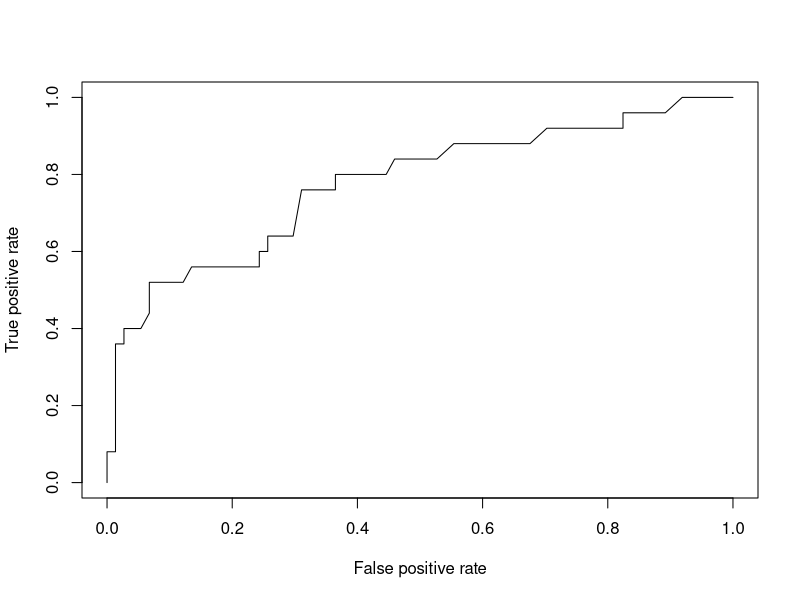
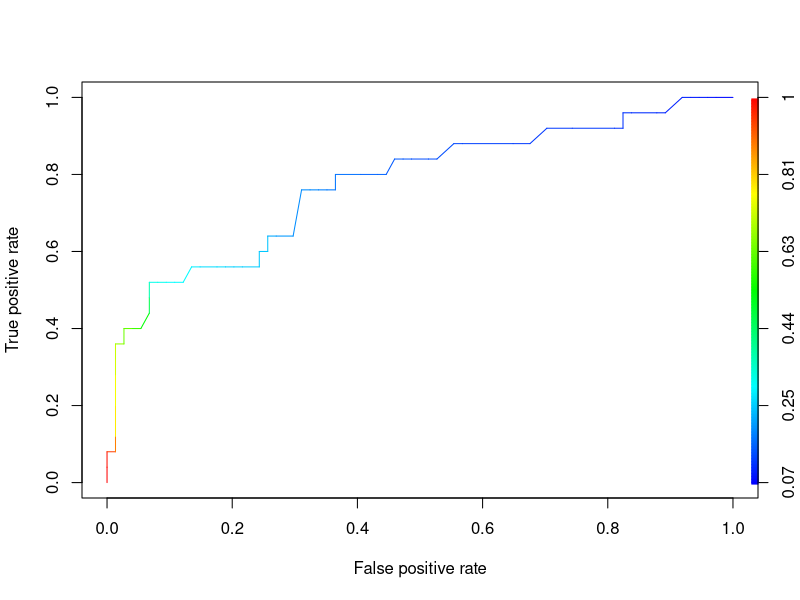
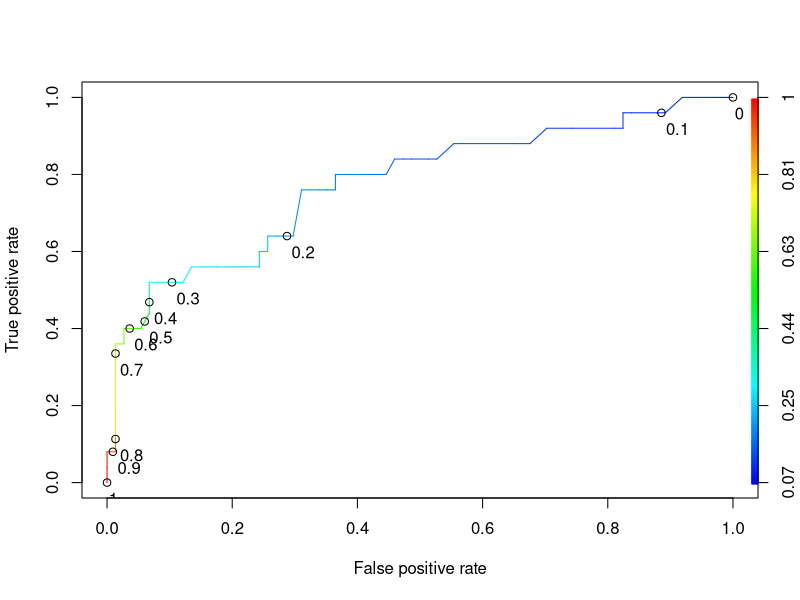

R code for these plots, in order:
library(caTools)

quality <- read.csv("datasets/quality.csv")
str(quality)
table(quality$PoorCare)

## split data into training and testing sets
set.seed(88)
split <- sample.split(quality$PoorCare,SplitRatio = 0.75)
split ## true or false values identifying if should be in training set or not

qualityTrain <- subset(quality,split==TRUE)
qualityTest <- subset(quality,split==FALSE)
nrow(qualityTrain)
nrow(qualityTest)

## build logistic regression model
qualitylog <- glm(PoorCare ~ OfficeVisits+Narcotics,data=qualityTrain,family=binomial)
summary(qualitylog) ## output from value: estimates are positive and asterisks indicate significance
## make prediction
predictTrain = predict(qualitylog,type="response")
summary(predictTrain)
## check predictions vs true outcomes
tapply(predictTrain,qualityTrain$PoorCare,mean)
## interpretation:
## - for all true poor care cases (1), we predict ave. probability of ~0.44
## - for all true good care cases (0), we predict ave. probability of ~0.19
## - good because we're predicting higher probabily for actual poor care cases

### Threshold
## set threshold over which prediction is determined
## if no preference use t=0.5
## threshold examples using confusion tables
## sensitivity = TP / (TP + FN) True positive rate
## specificity = TN / (TN + FP) True negative rate

table(qualityTrain$PoorCare,predictTrain>0.5)
## sensitivity - True pos: (based on numbers in confusion matrix)
10/25
## specificity - True neg:
70/74
## conclusion: much more accurate at identifying negatives, not so good at positives
## try again with higher threshold
table(qualityTrain$PoorCare,predictTrain>0.7)
## sensitivity - True pos rate:
8/25
## specificity - True neg rate:
73/74
## conclusion: even better at identifying negatives, worse with positives
## try again with lower threshold
table(qualityTrain$PoorCare,predictTrain>0.2)
## sensitivity - True pos rate:
16/25
## specificity -True neg rate:
54/74
## conclusion: still leans toward negatives, but more balanced

### ROC CURVES to determine where to set threshold, based on priorities
library(ROCR)
ROCRpred <- prediction(predictTrain, qualityTrain$PoorCare)
ROCRperf <- performance(ROCRpred,"tpr","fpr")
plot(ROCRperf)
## chart above shows combinations of True positive rate and False positive rate
## at different thresholds - but doesn't tell you threshold values
plot(ROCRperf,colorize=TRUE)
## chart above associates colors in line with different threshold values
plot(ROCRperf,colorize=TRUE, print.cutoffs.at=seq(0,1,0.1),text.adj=c(-0.2,1.7))
## using chart above can determine threshold to use, depending on
## preferences as decision-maker
